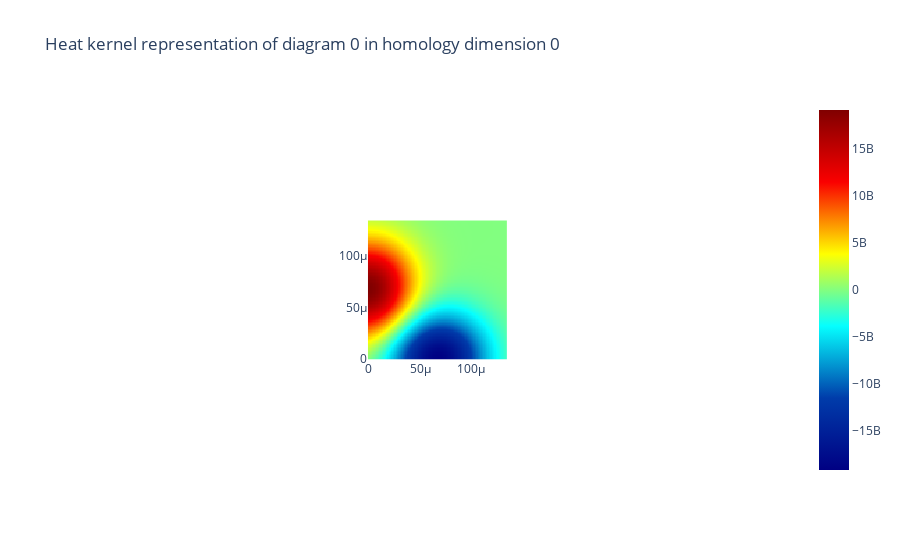

The notebook cell saved with this chart:
### Markdown cell above
#### Label 1

### Code cell
heatkernel = HK.fit_transform(train_short_persistence_diagrams_label_1)
print("Heat kernel intensity of label 1 for homology dimension 0: " + str(heat_kernel_intensity(heatkernel, 0)))
HK.plot(heatkernel, homology_dimension_idx=0, colorscale='jet')
